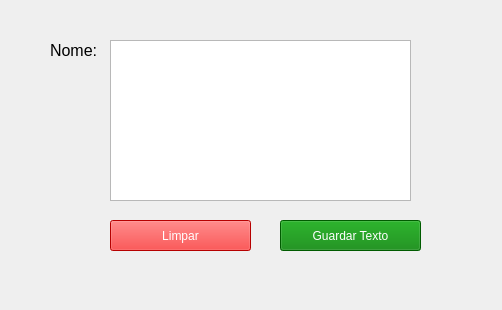
<?xml version="1.0" encoding="UTF-8"?>
<ui version="4.0">
 <class>Janela</class>
 <widget class="QMainWindow" name="Janela">
  <property name="geometry">
   <rect>
    <x>0</x>
    <y>0</y>
    <width>502</width>
    <height>310</height>
   </rect>
  </property>
  <property name="windowTitle">
   <string>Caixas de Texto</string>
  </property>
  <widget class="QWidget" name="centralwidget">
   <widget class="QLabel" name="lblNome">
    <property name="geometry">
     <rect>
      <x>50</x>
      <y>40</y>
      <width>51</width>
      <height>21</height>
     </rect>
    </property>
    <property name="text">
     <string>&lt;html&gt;&lt;head/&gt;&lt;body&gt;&lt;p&gt;&lt;span style=&quot; font-size:12pt;&quot;&gt;Nome:&lt;/span&gt;&lt;/p&gt;&lt;/body&gt;&lt;/html&gt;</string>
    </property>
   </widget>
   <widget class="QPushButton" name="btnCadastrar">
    <property name="geometry">
     <rect>
      <x>280</x>
      <y>220</y>
      <width>141</width>
      <height>31</height>
     </rect>
    </property>
    <property name="cursor">
     <cursorShape>PointingHandCursor</cursorShape>
    </property>
    <property name="toolTip">
     <string>Cadastrar Dados</string>
    </property>
    <property name="styleSheet">
     <string notr="true">background-color:green;
color:white</string>
    </property>
    <property name="text">
     <string>Guardar Texto</string>
    </property>
   </widget>
   <widget class="QPushButton" name="bntLimpar">
    <property name="geometry">
     <rect>
      <x>110</x>
      <y>220</y>
      <width>141</width>
      <height>31</height>
     </rect>
    </property>
    <property name="cursor">
     <cursorShape>PointingHandCursor</cursorShape>
    </property>
    <property name="acceptDrops">
     <bool>false</bool>
    </property>
    <property name="toolTip">
     <string>Limpar Campos</string>
    </property>
    <property name="styleSheet">
     <string notr="true">background-color:red;
color:white</string>
    </property>
    <property name="text">
     <string>Limpar</string>
    </property>
   </widget>
   <widget class="QTextEdit" name="textEdit">
    <property name="geometry">
     <rect>
      <x>110</x>
      <y>40</y>
      <width>301</width>
      <height>161</height>
     </rect>
    </property>
   </widget>
  </widget>
 </widget>
 <resources/>
 <connections/>
</ui>
